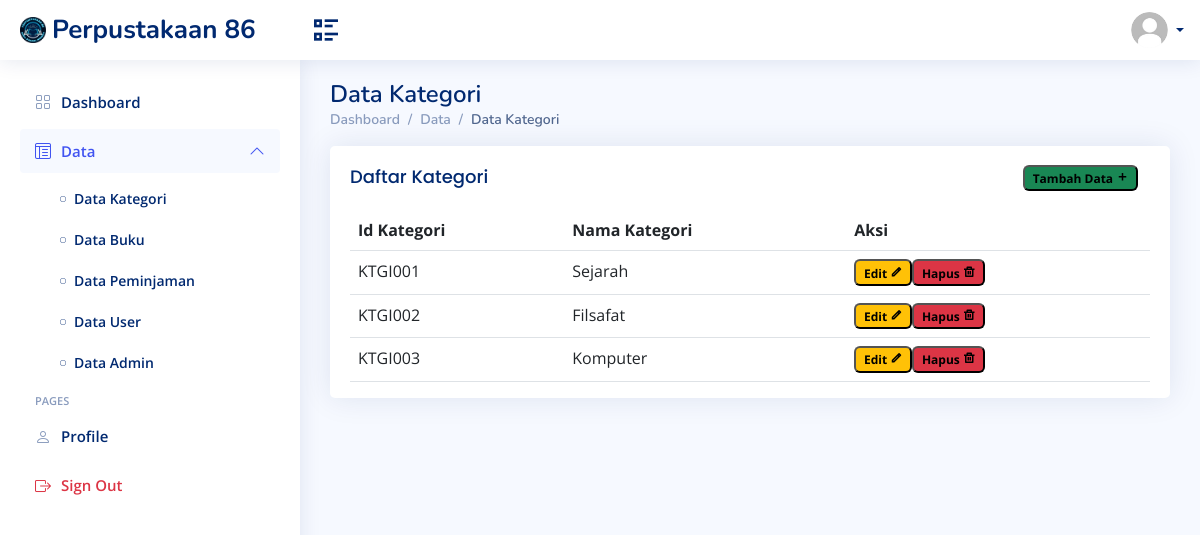
The app's page /tables-data-kategori.php with its own data.
### tables this page shows
CREATE TABLE `kategori` (
  `id_kategori` char(7) NOT NULL,
  `nama_kategori` varchar(30) NOT NULL
);

### tables-data-kategori.php (the view, shortened to what this page needs)
<?php
  include("connectDB.php");
    $sql = "SELECT nama FROM akunadmin WHERE nip='$nisnip'";
    $result = mysqli_query($conn, $sql);
    $row = mysqli_fetch_assoc($result);
    $profile = $row['nama'];
    $sql = "SELECT * FROM kategori";
    $result = mysqli_query($conn, $sql);
?>
<!DOCTYPE html>
<html lang="en">
<head>
  <link href="assets/vendor/bootstrap/css/bootstrap.min.css" rel="stylesheet">
  <link href="assets/vendor/bootstrap-icons/bootstrap-icons.css" rel="stylesheet">
  <link href="assets/vendor/boxicons/css/boxicons.min.css" rel="stylesheet">
  <link href="assets/vendor/quill/quill.snow.css" rel="stylesheet">
  <link href="assets/vendor/quill/quill.bubble.css" rel="stylesheet">
  <link href="assets/vendor/remixicon/remixicon.css" rel="stylesheet">
  <link href="assets/vendor/simple-datatables/style.css" rel="stylesheet">
  <link href="assets/css/style.css" rel="stylesheet">
  <link href="assets/css/main.css" rel="stylesheet"/>
</head>
<body>
  <header id="header" class="header fixed-top d-flex align-items-center">
    <div class="d-flex align-items-center justify-content-between">
      <a href="dashboardadmin.php" class="logo d-flex align-items-center">
        <img src="assets/img/LogoFix.png" alt="Logo">
        <span class="d-none d-lg-block">Perpustakaan 86</span>
      </a>
      <i class="ri-list-check-2 toggle-sidebar-btn"></i>
    </div>
    <nav class="header-nav ms-auto">
      <ul class="d-flex align-items-center">
        <li class="nav-item dropdown pe-3">
          <a class="nav-link nav-profile d-flex align-items-center pe-0" href="#" data-bs-toggle="dropdown">
            <img src="assets/img/default.jpg" alt="Profile" class="rounded-circle">
            <span class="d-none d-md-block dropdown-toggle ps-2"><?php echo $profile; ?></span>
          </a>
        </li>
      </ul>
    </nav>
  </header>
  <aside id="sidebar" class="sidebar">
    <ul class="sidebar-nav" id="sidebar-nav">
      <li class="nav-item">
        <a class="nav-link collapsed" href="dashboardadmin.php">
          <i class="bi bi-grid"></i>
          <span>Dashboard</span>
        </a>
      </li>
      <li class="nav-item">
        <a class="nav-link " data-bs-target="#tables-nav" data-bs-toggle="collapse" href="#">
          <i class="bi bi-layout-text-window-reverse"></i><span>Data</span><i class="bi bi-chevron-down ms-auto"></i>
        </a>
        <ul id="tables-nav" class="nav-content collapse show" data-bs-parent="#sidebar-nav">
          <li>
            <a href="tables-data-kategori.php">
              <i class="bi bi-circle"></i><span>Data Kategori</span>
            </a>
          </li>
          <li>
            <a href="tables-data-buku.php">
              <i class="bi bi-circle"></i><span>Data Buku</span>
            </a>
          </li>
          <li>
            <a href="tables-data-peminjaman.php">
              <i class="bi bi-circle"></i><span>Data Peminjaman</span>
            </a>
          </li>
          <li>
            <a href="tables-data-user.php">
              <i class="bi bi-circle"></i><span>Data User</span>
            </a>
          </li>
          <li>
            <a href="tables-data-admin.php">
              <i class="bi bi-circle"></i><span>Data Admin</span>
            </a>
          </li>
        </ul>
      </li>
      <li class="nav-heading">Pages</li>
      <li class="nav-item">
        <a class="nav-link collapsed" href="users-profile.php">
          <i class="bi bi-person"></i>
          <span>Profile</span>
        </a>
      </li>
      <li class="nav-item">
        <a class="nav-link collapsed" href="logout.php">
          <i class="bi bi-box-arrow-right text-danger"></i>
          <span class="text-danger">Sign Out</span>
        </a>
      </li>
    </ul>
  </aside>
  <main id="main" class="main">
    <div class="pagetitle">
      <h1>Data Kategori</h1>
      <nav>
        <ol class="breadcrumb">
          <li class="breadcrumb-item"><a href="dashboardadmin.php">Dashboard</a></li>
          <li class="breadcrumb-item">Data</li>
          <li class="breadcrumb-item active">Data Kategori</li>
        </ol>
      </nav>
    </div>
    <section class="section">
      <div class="col-12">
        <div class="card top-selling overflow-auto">
          <div class="card-body pb-0">
            <div class="d-flex align-items-center justify-content-between">
              <h5 class="card-title">Daftar Kategori</h5>
              <div class="add-data">
                <a href="kategori-tambah.php"><button class="badge bg-success">Tambah Data <i class="ri-add-line"></i></button></a>
              </div>
            </div>
            <table class="table datatable">
              <thead>
                <tr>
                  <th>Id Kategori</th>
                  <th>Nama Kategori</th>
                  <th>Aksi</th>
                </tr>
              </thead>
              <tbody>
                <?php while($row = mysqli_fetch_assoc($result)){
                echo "<tr>";
                echo "<td>" . $row['id_kategori'] . "</td>";
                echo "<td>" . $row['nama_kategori'] . "</td>";
                echo "<td>";
                echo "<a href='kategori-edit.php?id_kategori=" . $row['id_kategori'] . "'><button class='badge bg-warning'>Edit <i class='ri-pencil-line'></i></button></a>";
                echo "<a href='tables-data-kategori.php?id_kategori=" . $row['id_kategori'] . "' onclick=\"return confirm('Apakah Anda yakin ingin menghapus data ini?')\">";
                echo "<button class='badge bg-danger'>Hapus <i class='ri-delete-bin-line'></i></button>";
                echo "</a>";
                echo "</td>";
                echo "</tr>";
                }?>
              </tbody>
            </table>
          </div>
        </div>
      </div>
    </section>
  </main>
</body>
</html>

### assets/css/style.css (style rules this page uses)
:root { scroll-behavior: smooth; }
body { font-family: "Open Sans", sans-serif; background: #f6f9ff; color: #444444; }
a { color: #4154f1; text-decoration: none; }
h1, h2, h3, h4, h5, h6 { font-family: "Nunito", sans-serif; }
#main { margin-top: 60px; padding: 20px 30px; transition: all 0.3s; }
.pagetitle { margin-bottom: 10px; }
.pagetitle h1 { font-size: 24px; margin-bottom: 0; font-weight: 600; color: #012970; }
.card { margin-bottom: 30px; border: none; border-radius: 5px; box-shadow: 0px 0 30px rgba(1, 41, 112, 0.1); }
.card-title { padding: 20px 0 15px 0; font-size: 18px; font-weight: 500; color: #012970; font-family: "Poppins", sans-serif; }
.card-body { padding: 0 20px 20px 20px; }
.breadcrumb { font-size: 14px; font-family: "Nunito", sans-serif; color: #899bbd; font-weight: 600; }
.breadcrumb a { color: #899bbd; transition: 0.3s; }
.breadcrumb .breadcrumb-item::before { color: #899bbd; }
.breadcrumb .active { color: #51678f; font-weight: 600; }
.logo { line-height: 1; }
@media (min-width: 1200px) { .logo { width: 280px; } }
.logo img { max-height: 26px; margin-right: 6px; }
.logo span { font-size: 26px; font-weight: 700; color: #012970; font-family: "Nunito", sans-serif; }
.header { transition: all 0.5s; z-index: 997; height: 60px; box-shadow: 0px 2px 20px rgba(1, 41, 112, 0.1); background-color: #fff; padding-left: 20px; }
.header .toggle-sidebar-btn { font-size: 32px; padding-left: 10px; cursor: pointer; color: #012970; }
.header-nav ul { list-style: none; }
.header-nav>ul { margin: 0; padding: 0; }
.header-nav .nav-profile { color: #012970; }
.header-nav .nav-profile img { max-height: 36px; }
.header-nav .nav-profile span { font-size: 14px; font-weight: 600; }
.sidebar { position: fixed; top: 60px; left: 0; bottom: 0; width: 300px; z-index: 996; transition: all 0.3s; padding: 20px; overflow-y: auto; scrollbar-width: thin; scrollbar-color: #aab7cf transparent; box-shadow: 0px 0px 20px rgba(1, 41, 112, 0.1); background-color: #fff; }
@media (min-width: 1200px) { #main, #footer { margin-left: 300px; } }
.sidebar-nav { padding: 0; margin: 0; list-style: none; }
.sidebar-nav li { padding: 0; margin: 0; list-style: none; }
.sidebar-nav .nav-item { margin-bottom: 5px; }
.sidebar-nav .nav-heading { font-size: 11px; text-transform: uppercase; color: #899bbd; font-weight: 600; margin: 10px 0 5px 15px; }
.sidebar-nav .nav-link { display: flex; align-items: center; font-size: 15px; font-weight: 600; color: #4154f1; transition: 0.3; background: #f6f9ff; padding: 10px 15px; border-radius: 4px; }
.sidebar-nav .nav-link i { font-size: 16px; margin-right: 10px; color: #4154f1; }
.sidebar-nav .nav-link.collapsed { color: #012970; background: #fff; }
.sidebar-nav .nav-link.collapsed i { color: #899bbd; }
.sidebar-nav .nav-link .bi-chevron-down { margin-right: 0; transition: transform 0.2s ease-in-out; }
.sidebar-nav .nav-link:not(.collapsed) .bi-chevron-down { transform: rotate(180deg); }
.sidebar-nav .nav-content { padding: 5px 0 0 0; margin: 0; list-style: none; }
.sidebar-nav .nav-content a { display: flex; align-items: center; font-size: 14px; font-weight: 600; color: #012970; transition: 0.3; padding: 10px 0 10px 40px; transition: 0.3s; }
.sidebar-nav .nav-content a i { font-size: 6px; margin-right: 8px; line-height: 0; border-radius: 50%; }

### assets/css/main.css (style rules this page uses)
.add-data { margin-right: 12px; }
.badge { color: black; }

### records on screen
kategori: id_kategori "KTGI001", nama_kategori "Sejarah"
kategori: id_kategori "KTGI002", nama_kategori "Filsafat"
kategori: id_kategori "KTGI003", nama_kategori "Komputer"
